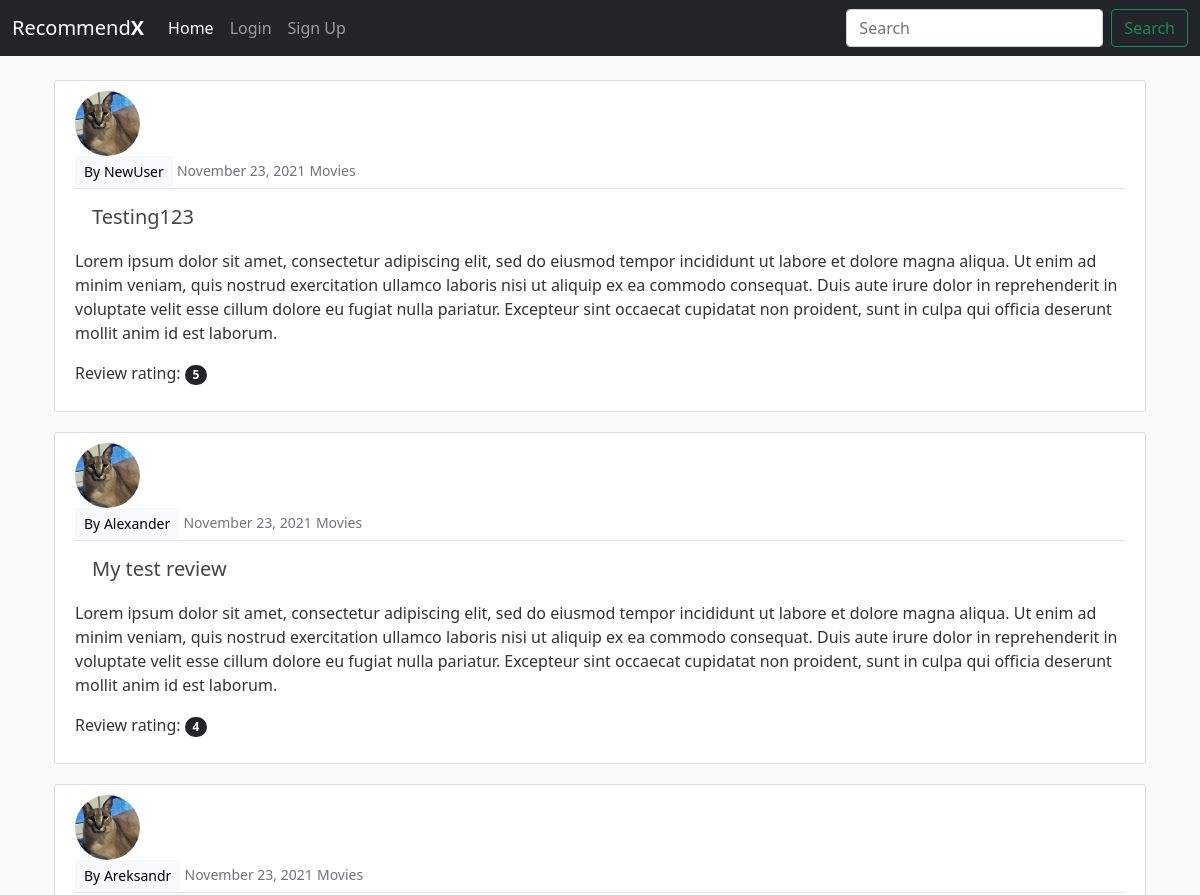
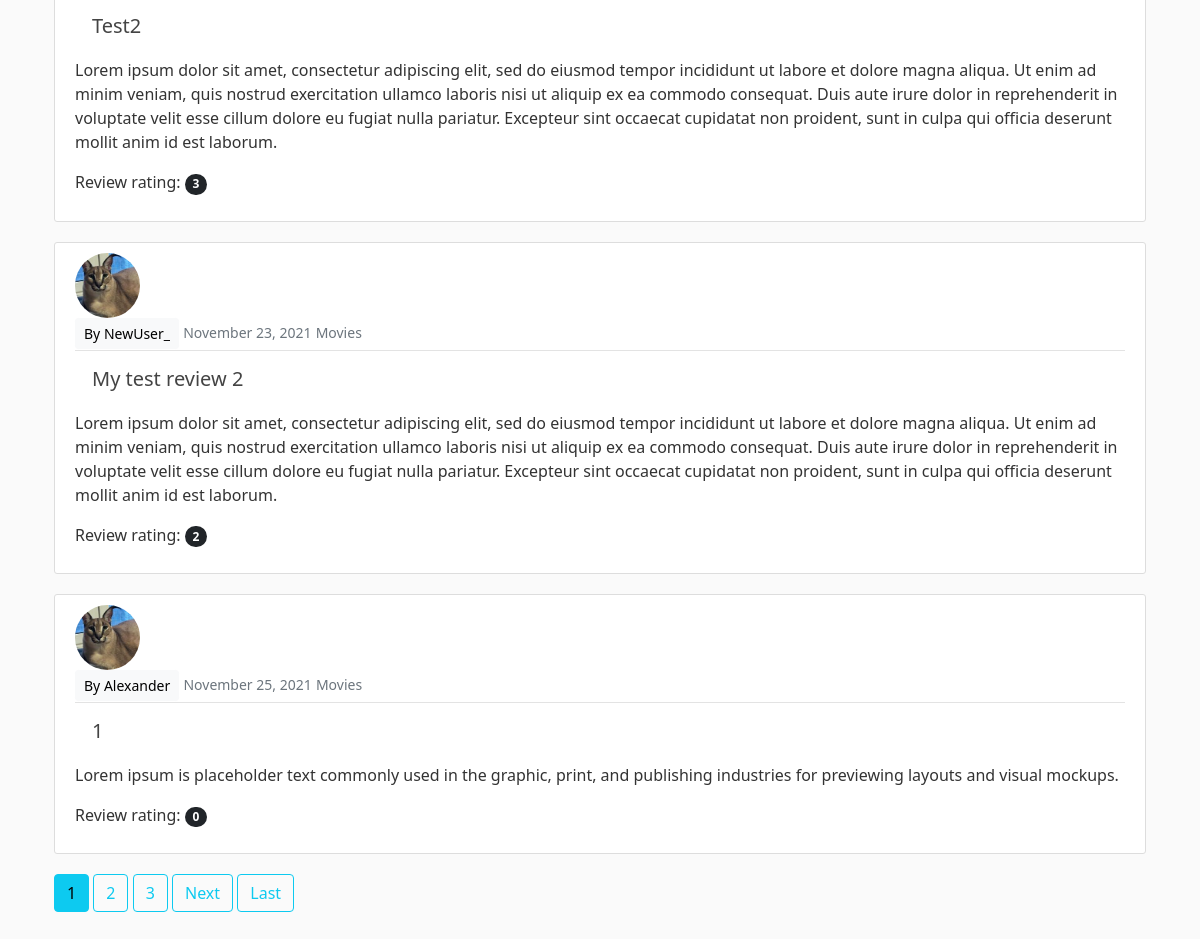
Screenshot of /top_reviews/ with the database file from the repository (2 pictures, top to bottom).
### main/models.py (models this page shows, shortened)
class Review(models.Model):
    title = models.CharField(max_length=50)
    category = models.CharField(max_length=50, default='Movies')
    publisher = models.ForeignKey(User, on_delete = models.CASCADE)
    content = models.TextField(max_length=6000, blank=True)
    date = models.DateTimeField(auto_now_add=True)
    rating = models.PositiveSmallIntegerField(choices=RATING_CHOISES, blank=True, default=0)
    likes = models.ManyToManyField(User, related_name='review_name')

### main/views.py (the view)
# urls.py: path('top_reviews/', TopReviewsListView.as_view(), name = 'top-reviews'),
class TopReviewsListView(ListView):
    model = Review
    template_name = 'main/top_reviews.html'
    context_object_name = 'top_reviews'
    ordering = ['-rating']
    paginate_by = 5

### main/templates/main/top_reviews.html (shortened to what this page needs)
{% extends 'main/base.html' %}
{% block content %}
<br>
<div class="container">
    {% for r in top_reviews %}
    <article class="media content-section">
        <img class="rounded-circle article-img" src="{{ r.publisher.profile.image.url }}" onerror="if (this.src != 'default.jpg') this.src = '../media/default.jpg'">
        <div class="media-body">
          <div class="article-metadata">
            <a class="mr-2 btn btn-light btn-sm" href="{% url 'user-reviews' r.publisher.username %}">By {{r.publisher}}</a>
            <small class="text-muted">{{r.date|date:"F d, Y"}}</small>
            <small class="text-muted">{{r.category}}</small>
        </div>
          <h2><a class="btn article-title btn-lg" href="{% url 'review-detail' r.id %}">{{r.title}}</a></h2>
          <p class="article-content">{{r.content}}</p>
          <p class="article-content">Review rating: <span class="badge rounded-pill bg-dark">{{r.rating}}</span></p>
        </div>
      </article>
    {% endfor %}
    {% if is_paginated %}
        {% for num in page_obj.paginator.page_range %}
            {% if page_obj.number == num %}
                <a class="btn btn-info mb-4" href="?page={{ num }}">{{ num }}</a>
            {% elif num > page_obj.number|add:'-3' and num < page_obj.number|add:'3' %}
            <a class="btn btn-outline-info mb-4" href="?page={{ num }}">{{ num }}</a>
            {% endif %}
        {% endfor %}
        {% if page_obj.has_next %}
            <a class="btn btn-outline-info mb-4" href="?page={{ page_obj.next_page_number }}">Next</a>
            <a class="btn btn-outline-info mb-4" href="?page={{ page_obj.paginator.num_pages }}">Last</a>
        {% endif %}
    {% endif %}
</div>
<br>
{% endblock %}

### main/static/main/main.css (style rules this page uses)
body { background: #fafafa; color: #333333; margin-top: 0; }
h1, h2, h3, h4, h5, h6 { color: #444444; }
.content-section { background: #ffffff; padding: 10px 20px; border: 1px solid #dddddd; border-radius: 3px; margin-bottom: 20px; }
.article-title { color: #444444; }
.article-content { white-space: pre-line; }
.article-img { height: 65px; width: 65px; object-fit: cover; margin-right: 16px; }
.article-metadata { padding-bottom: 1px; margin-bottom: 4px; border-bottom: 1px solid #e3e3e3 }

### rows the page displays
Review: publisher "NewUser", date "November 23, 2021", category "Movies", title "Testing123", content "Lorem ipsum dolor sit amet, consectetur adipiscing elit, sed do eiusmod tempor incididunt ut labore et dolore magna aliqua. Ut enim ad minim veniam, quis nostrud exercitation ullamco laboris nisi ut aliquip ex ea commodo consequat. Duis aute irure dolor in reprehenderit in voluptate velit esse cillum dolore eu fugiat nulla pariatur. Excepteur sint occaecat cupidatat non proident, sunt in culpa qui officia deserunt mollit anim id est laborum.", rating "5"
Review: publisher "Alexander", date "November 23, 2021", category "Movies", title "My test review", content "Lorem ipsum dolor sit amet, consectetur adipiscing elit, sed do eiusmod tempor incididunt ut labore et dolore magna aliqua. Ut enim ad minim veniam, quis nostrud exercitation ullamco laboris nisi ut aliquip ex ea commodo consequat. Duis aute irure dolor in reprehenderit in voluptate velit esse cillum dolore eu fugiat nulla pariatur. Excepteur sint occaecat cupidatat non proident, sunt in culpa qui officia deserunt mollit anim id est laborum.", rating "4"
Review: publisher "Areksandr", date "November 23, 2021", category "Movies", title "Test2", content "Lorem ipsum dolor sit amet, consectetur adipiscing elit, sed do eiusmod tempor incididunt ut labore et dolore magna aliqua. Ut enim ad minim veniam, quis nostrud exercitation ullamco laboris nisi ut aliquip ex ea commodo consequat. Duis aute irure dolor in reprehenderit in voluptate velit esse cillum dolore eu fugiat nulla pariatur. Excepteur sint occaecat cupidatat non proident, sunt in culpa qui officia deserunt mollit anim id est laborum.", rating "3"
Review: publisher "NewUser_", date "November 23, 2021", category "Movies", title "My test review 2", content "Lorem ipsum dolor sit amet, consectetur adipiscing elit, sed do eiusmod tempor incididunt ut labore et dolore magna aliqua. Ut enim ad minim veniam, quis nostrud exercitation ullamco laboris nisi ut aliquip ex ea commodo consequat. Duis aute irure dolor in reprehenderit in voluptate velit esse cillum dolore eu fugiat nulla pariatur. Excepteur sint occaecat cupidatat non proident, sunt in culpa qui officia deserunt mollit anim id est laborum.", rating "2"
Review: publisher "Alexander", date "November 25, 2021", category "Movies", title "1", content "Lorem ipsum is placeholder text commonly used in the graphic, print, and publishing industries for previewing layouts and visual mockups.", rating "0"

### other values shown
{{ num }} "1"
{{ num }} "2" "3"
